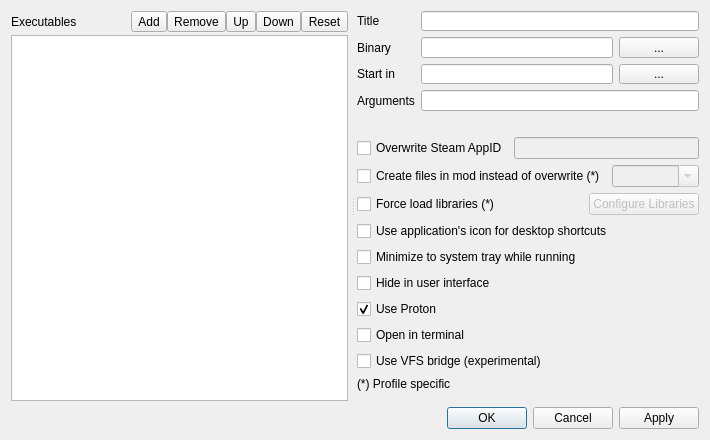
<?xml version="1.0" encoding="UTF-8"?>
<ui version="4.0">
 <class>EditExecutablesDialog</class>
 <widget class="QDialog" name="EditExecutablesDialog">
  <property name="geometry">
   <rect>
    <x>0</x>
    <y>0</y>
    <width>710</width>
    <height>440</height>
   </rect>
  </property>
  <property name="windowTitle">
   <string>Modify Executables</string>
  </property>
  <layout class="QVBoxLayout" name="verticalLayout">
   <item>
    <widget class="QWidget" name="widget_3" native="true">
     <property name="minimumSize">
      <size>
       <width>0</width>
       <height>100</height>
      </size>
     </property>
     <layout class="QVBoxLayout" name="verticalLayout_4">
      <property name="leftMargin">
       <number>0</number>
      </property>
      <property name="topMargin">
       <number>0</number>
      </property>
      <property name="rightMargin">
       <number>0</number>
      </property>
      <property name="bottomMargin">
       <number>0</number>
      </property>
      <item>
       <widget class="QSplitter" name="splitter">
        <property name="orientation">
         <enum>Qt::Horizontal</enum>
        </property>
        <property name="handleWidth">
         <number>9</number>
        </property>
        <property name="childrenCollapsible">
         <bool>false</bool>
        </property>
        <widget class="QWidget" name="widget_2" native="true">
         <layout class="QVBoxLayout" name="verticalLayout_3">
          <property name="spacing">
           <number>3</number>
          </property>
          <property name="leftMargin">
           <number>0</number>
          </property>
          <property name="topMargin">
           <number>0</number>
          </property>
          <property name="rightMargin">
           <number>0</number>
          </property>
          <property name="bottomMargin">
           <number>0</number>
          </property>
          <item>
           <layout class="QHBoxLayout" name="horizontalLayout_2">
            <property name="spacing">
             <number>0</number>
            </property>
            <item>
             <widget class="QLabel" name="label_6">
              <property name="text">
               <string>Executables</string>
              </property>
             </widget>
            </item>
            <item>
             <spacer name="horizontalSpacer">
              <property name="orientation">
               <enum>Qt::Horizontal</enum>
              </property>
              <property name="sizeHint" stdset="0">
               <size>
                <width>40</width>
                <height>20</height>
               </size>
              </property>
             </spacer>
            </item>
            <item>
             <widget class="QToolButton" name="add">
              <property name="toolTip">
               <string>Add an executable</string>
              </property>
              <property name="statusTip">
               <string>Add an executable</string>
              </property>
              <property name="whatsThis">
               <string>Add an executable</string>
              </property>
              <property name="text">
               <string>Add</string>
              </property>
              <property name="icon">
               <iconset resource="resources.qrc">
                <normaloff>:/MO/gui/add</normaloff>:/MO/gui/add</iconset>
              </property>
              <property name="popupMode">
               <enum>QToolButton::InstantPopup</enum>
              </property>
             </widget>
            </item>
            <item>
             <widget class="QToolButton" name="remove">
              <property name="toolTip">
               <string>Remove the selected executable</string>
              </property>
              <property name="statusTip">
               <string>Remove the selected executable</string>
              </property>
              <property name="whatsThis">
               <string>Remove the selected executable</string>
              </property>
              <property name="text">
               <string>Remove</string>
              </property>
              <property name="icon">
               <iconset resource="resources.qrc">
                <normaloff>:/MO/gui/resources/list-remove.png</normaloff>:/MO/gui/resources/list-remove.png</iconset>
              </property>
             </widget>
            </item>
            <item>
             <widget class="QToolButton" name="up">
              <property name="toolTip">
               <string>Move the executable up in the list</string>
              </property>
              <property name="statusTip">
               <string>Move the executable up in the list</string>
              </property>
              <property name="whatsThis">
               <string>Move the executable up in the list</string>
              </property>
              <property name="text">
               <string>Up</string>
              </property>
              <property name="icon">
               <iconset resource="resources.qrc">
                <normaloff>:/MO/gui/resources/go-up.png</normaloff>:/MO/gui/resources/go-up.png</iconset>
              </property>
             </widget>
            </item>
            <item>
             <widget class="QToolButton" name="down">
              <property name="toolTip">
               <string>Move the executable down in the list</string>
              </property>
              <property name="statusTip">
               <string>Move the executable down in the list</string>
              </property>
              <property name="whatsThis">
               <string>Move the executable down in the list</string>
              </property>
              <property name="text">
               <string>Down</string>
              </property>
              <property name="icon">
               <iconset resource="resources.qrc">
                <normaloff>:/MO/gui/resources/go-down.png</normaloff>:/MO/gui/resources/go-down.png</iconset>
              </property>
             </widget>
            </item>
            <item>
             <widget class="QToolButton" name="reset">
              <property name="toolTip">
               <string>Adds the executables provided by the game plugin and moves any existing executables out of the way</string>
              </property>
              <property name="statusTip">
               <string>Adds the executables provided by the game plugin and moves any existing executables out of the way</string>
              </property>
              <property name="whatsThis">
               <string>Adds the executables provided by the game plugin and moves any existing executables out of the way</string>
              </property>
              <property name="text">
               <string>Reset</string>
              </property>
              <property name="icon">
               <iconset resource="resources.qrc">
                <normaloff>:/MO/gui/edit_clear</normaloff>:/MO/gui/edit_clear</iconset>
              </property>
             </widget>
            </item>
           </layout>
          </item>
          <item>
           <widget class="QListWidget" name="list">
            <property name="toolTip">
             <string>List of configured executables</string>
            </property>
            <property name="whatsThis">
             <string>This is a list of your configured executables. Executables in grey are automatically recognised and can not be modified.</string>
            </property>
            <property name="dragDropMode">
             <enum>QAbstractItemView::InternalMove</enum>
            </property>
            <property name="defaultDropAction">
             <enum>Qt::TargetMoveAction</enum>
            </property>
           </widget>
          </item>
         </layout>
        </widget>
        <widget class="QWidget" name="widget" native="true">
         <layout class="QVBoxLayout" name="verticalLayout_2">
          <property name="leftMargin">
           <number>0</number>
          </property>
          <property name="topMargin">
           <number>0</number>
          </property>
          <property name="rightMargin">
           <number>0</number>
          </property>
          <property name="bottomMargin">
           <number>0</number>
          </property>
          <item>
           <widget class="QWidget" name="widget_4" native="true">
            <layout class="QVBoxLayout" name="verticalLayout_5">
             <property name="leftMargin">
              <number>0</number>
             </property>
             <property name="topMargin">
              <number>0</number>
             </property>
             <property name="rightMargin">
              <number>0</number>
             </property>
             <property name="bottomMargin">
              <number>10</number>
             </property>
             <item>
              <layout class="QFormLayout" name="formLayout">
               <property name="bottomMargin">
                <number>20</number>
               </property>
               <item row="0" column="0">
                <widget class="QLabel" name="label_3">
                 <property name="text">
                  <string>Title</string>
                 </property>
                </widget>
               </item>
               <item row="0" column="1">
                <widget class="QLineEdit" name="title">
                 <property name="toolTip">
                  <string>Name of the executable. This is only for display purposes.</string>
                 </property>
                 <property name="whatsThis">
                  <string>Name of the executable. This is only for display purposes.</string>
                 </property>
                </widget>
               </item>
               <item row="1" column="0">
                <widget class="QLabel" name="label">
                 <property name="text">
                  <string>Binary</string>
                 </property>
                </widget>
               </item>
               <item row="1" column="1">
                <layout class="QHBoxLayout" name="horizontalLayout" stretch="1,0">
                 <item>
                  <widget class="QLineEdit" name="binary">
                   <property name="toolTip">
                    <string>Binary to run</string>
                   </property>
                   <property name="whatsThis">
                    <string>Binary to run</string>
                   </property>
                  </widget>
                 </item>
                 <item>
                  <widget class="QPushButton" name="browseBinary">
                   <property name="toolTip">
                    <string>Browse filesystem</string>
                   </property>
                   <property name="whatsThis">
                    <string>Browse filesystem for the executable to run.</string>
                   </property>
                   <property name="text">
                    <string>...</string>
                   </property>
                  </widget>
                 </item>
                </layout>
               </item>
               <item row="2" column="0">
                <widget class="QLabel" name="label_4">
                 <property name="text">
                  <string>Start in</string>
                 </property>
                </widget>
               </item>
               <item row="2" column="1">
                <layout class="QHBoxLayout" name="horizontalLayout_6" stretch="1,0">
                 <item>
                  <widget class="QLineEdit" name="workingDirectory"/>
                 </item>
                 <item>
                  <widget class="QPushButton" name="browseWorkingDirectory">
                   <property name="text">
                    <string>...</string>
                   </property>
                  </widget>
                 </item>
                </layout>
               </item>
               <item row="3" column="0">
                <widget class="QLabel" name="label_2">
                 <property name="text">
                  <string>Arguments</string>
                 </property>
                </widget>
               </item>
               <item row="3" column="1">
                <widget class="QLineEdit" name="arguments">
                 <property name="toolTip">
                  <string>Arguments to pass to the application</string>
                 </property>
                 <property name="whatsThis">
                  <string>Arguments to pass to the application</string>
                 </property>
                </widget>
               </item>
              </layout>
             </item>
             <item>
              <layout class="QHBoxLayout" name="horizontalLayout_5">
               <item>
                <widget class="QCheckBox" name="overwriteSteamAppID">
                 <property name="toolTip">
                  <string>Allow the Steam AppID to be used for this executable to be changed.</string>
                 </property>
                 <property name="whatsThis">
                  <string>Allow the Steam AppID to be used for this executable to be changed.
Every game/tool distributed through Steam has a unique ID. MO needs to know this ID to start those programs directly, otherwise the program is started by steam and then MO will not work. By default, MO will use the AppID for the game.
Right now the only case I know of where this needs to be overwritten is for the Skyrim Creation Kit which has its own AppID. This overwrite is already preconfigured.</string>
                 </property>
                 <property name="text">
                  <string>Overwrite Steam AppID</string>
                 </property>
                </widget>
               </item>
               <item>
                <widget class="QLineEdit" name="steamAppID">
                 <property name="enabled">
                  <bool>false</bool>
                 </property>
                 <property name="toolTip">
                  <string>Steam AppID to use for this executable that differs from the games AppID.</string>
                 </property>
                 <property name="whatsThis">
                  <string>Steam AppID to use for this executable that differs from the games AppID.
Every game/tool distributed through Steam has a unique ID. MO needs to know this ID to start those programs directly, otherwise the program is started by steam and then MO will not work. By default, MO will use the AppID for the game (usually 72850).
Right now the only case I know of where this needs to be overwritten is for the Skyrim Creation Kit which has its own AppID (usually 202480). This overwrite is already preconfigured.</string>
                 </property>
                </widget>
               </item>
              </layout>
             </item>
             <item>
              <layout class="QHBoxLayout" name="horizontalLayout_9" stretch="0,1">
               <item>
                <widget class="QCheckBox" name="createFilesInMod">
                 <property name="toolTip">
                  <string>If this is enabled, new files are created in the specified mod instead of the &quot;Overwrite&quot; mod.</string>
                 </property>
                 <property name="text">
                  <string>Create files in mod instead of overwrite (*)</string>
                 </property>
                </widget>
               </item>
               <item>
                <widget class="QComboBox" name="mods">
                 <property name="enabled">
                  <bool>false</bool>
                 </property>
                 <property name="editable">
                  <bool>true</bool>
                 </property>
                </widget>
               </item>
              </layout>
             </item>
             <item>
              <layout class="QHBoxLayout" name="horizontalLayout_8">
               <item>
                <widget class="QCheckBox" name="forceLoadLibraries">
                 <property name="toolTip">
                  <string>If this is enabled, the configured libraries will be automatically loaded when this executable is launched.</string>
                 </property>
                 <property name="text">
                  <string>Force load libraries (*)</string>
                 </property>
                </widget>
               </item>
               <item>
                <spacer name="horizontalSpacer_2">
                 <property name="orientation">
                  <enum>Qt::Horizontal</enum>
                 </property>
                 <property name="sizeHint" stdset="0">
                  <size>
                   <width>40</width>
                   <height>20</height>
                  </size>
                 </property>
                </spacer>
               </item>
               <item>
                <widget class="QPushButton" name="configureLibraries">
                 <property name="enabled">
                  <bool>false</bool>
                 </property>
                 <property name="text">
                  <string>Configure Libraries</string>
                 </property>
                </widget>
               </item>
              </layout>
             </item>
             <item>
              <widget class="QCheckBox" name="useApplicationIcon">
               <property name="text">
                <string>Use application's icon for desktop shortcuts</string>
               </property>
              </widget>
             </item>
			       <item>
              <widget class="QCheckBox" name="minimizeToSystemTray">
               <property name="toolTip">
                <string>Mod Organizer will minimize to the system tray while this executable is running. It will reappear after it finishes.</string>
               </property>
               <property name="whatsThis">
                <string>Mod Organizer will minimize to the system tray while this executable is running. It will reappear after it finishes.</string>
               </property>
               <property name="text">
                <string>Minimize to system tray while running</string>
               </property>
              </widget>
             </item>
             <item>
              <widget class="QCheckBox" name="hide">
               <property name="toolTip">
                <string>This executable will not appear in the list, on the toolbar or in the menu. It will still be visible in this dialog.</string>
               </property>
               <property name="whatsThis">
                <string>This executable will not appear in the list, on the toolbar or in the menu. It will still be visible in this dialog.</string>
               </property>
               <property name="text">
                <string>Hide in user interface</string>
               </property>
              </widget>
             </item>
             <item>
              <widget class="QCheckBox" name="useProton">
               <property name="toolTip">
                <string>Launch this executable through Proton (Wine compatibility layer). Disable for native Linux executables.</string>
               </property>
               <property name="text">
                <string>Use Proton</string>
               </property>
               <property name="checked">
                <bool>true</bool>
               </property>
              </widget>
             </item>
             <item>
              <widget class="QCheckBox" name="useTerminal">
               <property name="toolTip">
                <string>Open a terminal window showing the executable's output. Useful for debugging.</string>
               </property>
               <property name="text">
                <string>Open in terminal</string>
               </property>
              </widget>
             </item>
             <item>
              <widget class="QCheckBox" name="useVfsBridge">
               <property name="toolTip">
                <string>Inject the PE-side VFS bridge (fluorine_vfs.dll) so file lookups in the game's data dir hit a static index instead of going through Wine + FUSE every time. Saves several seconds on first boot for large modlists. Off by default — some modlists crash with the bridge enabled until indexer/negcache work is finished.</string>
               </property>
               <property name="text">
                <string>Use VFS bridge (experimental)</string>
               </property>
               <property name="checked">
                <bool>false</bool>
               </property>
              </widget>
             </item>
             <item>
              <widget class="QLabel" name="label_5">
               <property name="text">
                <string>(*) Profile specific</string>
               </property>
               <property name="margin">
                <number>5</number>
               </property>
              </widget>
             </item>
            </layout>
           </widget>
          </item>
          <item>
           <spacer name="verticalSpacer">
            <property name="orientation">
             <enum>Qt::Vertical</enum>
            </property>
            <property name="sizeHint" stdset="0">
             <size>
              <width>20</width>
              <height>40</height>
             </size>
            </property>
           </spacer>
          </item>
         </layout>
        </widget>
       </widget>
      </item>
     </layout>
    </widget>
   </item>
   <item>
    <widget class="QDialogButtonBox" name="buttons">
     <property name="standardButtons">
      <set>QDialogButtonBox::Apply|QDialogButtonBox::Cancel|QDialogButtonBox::Ok</set>
     </property>
    </widget>
   </item>
  </layout>
 </widget>
 <tabstops>
  <tabstop>add</tabstop>
  <tabstop>remove</tabstop>
  <tabstop>up</tabstop>
  <tabstop>down</tabstop>
  <tabstop>reset</tabstop>
  <tabstop>list</tabstop>
  <tabstop>title</tabstop>
  <tabstop>binary</tabstop>
  <tabstop>browseBinary</tabstop>
  <tabstop>workingDirectory</tabstop>
  <tabstop>browseWorkingDirectory</tabstop>
  <tabstop>arguments</tabstop>
  <tabstop>overwriteSteamAppID</tabstop>
  <tabstop>steamAppID</tabstop>
  <tabstop>createFilesInMod</tabstop>
  <tabstop>mods</tabstop>
  <tabstop>forceLoadLibraries</tabstop>
  <tabstop>configureLibraries</tabstop>
  <tabstop>useApplicationIcon</tabstop>
 </tabstops>
 <resources>
  <include location="resources.qrc"/>
 </resources>
 <connections/>
</ui>
